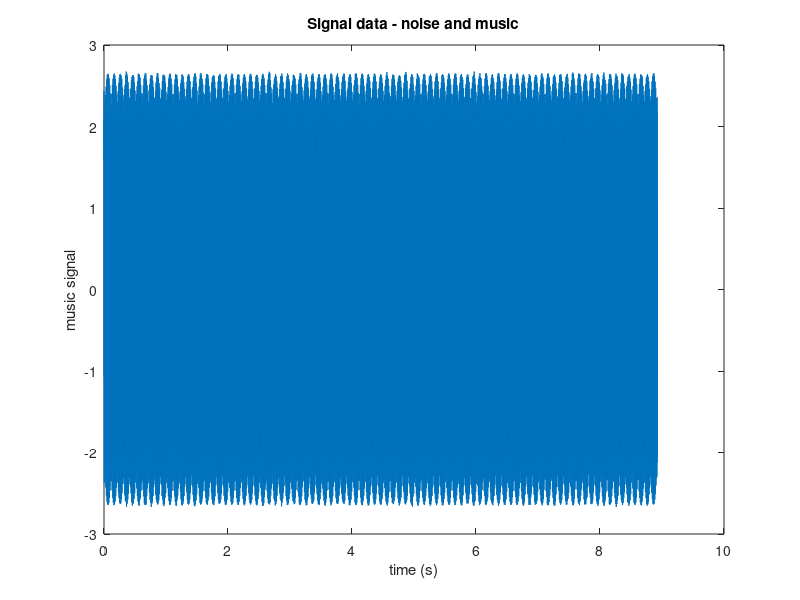
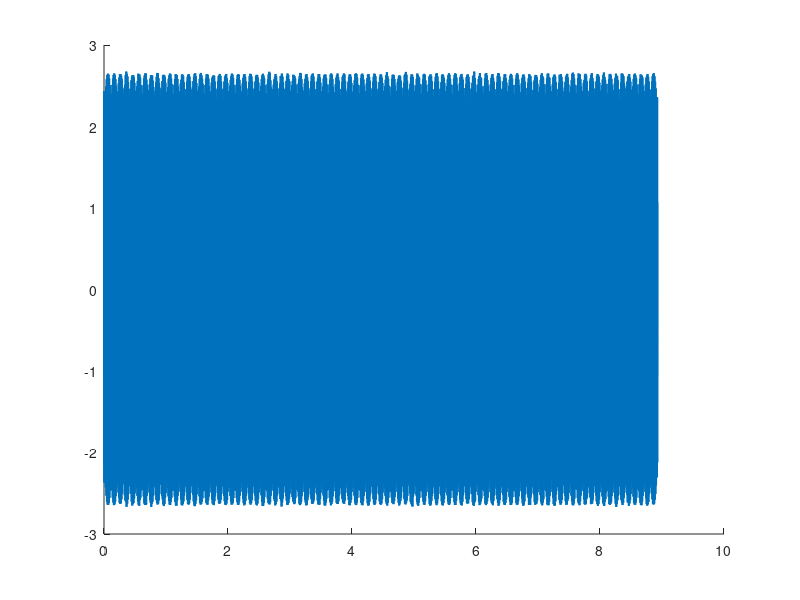

Write the MATLAB code that produced these figures, in order. (Note: this script raises an error after producing the figures.)
close
clear all

load('noise_data.mat')

%Plots the music+noise vs time
bps = 1/Fs;
t = bps*(0:(length(signal)-1));
figure
plot(t,signal)
title('Signal data - noise and music')
xlabel('time (s)')
ylabel('music signal')

%noise phase guess
figure
hold on
plot(t,signal,'LineWidth',1.5)
noise_phase_guess = noise([0.5,2,0.5],t);
plot(t,noise_phase_guess,'LineWidth',2)
ylim([-3 3.5])
title('Signal and estimated noise')
xlabel('time (s)')
ylabel('signal')
legend('signal (noise+music)', 'estimated noise')

% Y = fft(signal,512);
% Pyy = Y.* conj(Y)/512;
% f = Fs*(0:256)/512;
% figure
% plot(f,Pyy(1:257))
% title('Frequency content of y')
% xlabel('frequency (Hz)')

Y = fft(signal);

P2 = abs(Y/length(signal));
P1 = P2(1:(length(signal)/2 + 1));
P1(2:end-1) = 2*P1(2:end-1);

%FFt data
f = Fs*(0:(length(signal)/2))/length(signal);
figure
plot(f,P1)
title('FFT data')
xlabel('f (Hz)')
ylabel(' |P1(f)| ')


fun = @(x) J(x,t,signal);

x = lsqnonlin(fun,[2,.5,.5]);

purenoise = zeros(size(signal));
for i = 1:length(signal)
    time=t(i);
    purenoise(i) = noise(x,time);
end

music = signal - purenoise;
sound(music,Fs)

%functions:
function y = noise(x,t)
w1 = 304*(2*pi);
w2 = 98*(2*pi);
% w1 = 615.7298;
% w2 = 1910.0929;
y = x(1)*sin(w1*t+x(3)) + x(2)*sin(w2*t+x(3));
end
function j = J(x,t,signal)
%t and signal are constants, x is a variable
j = zeros(size(signal));
for i = 1:length(signal)
    j(i) = signal(i) - noise(x,t(i));
end
end